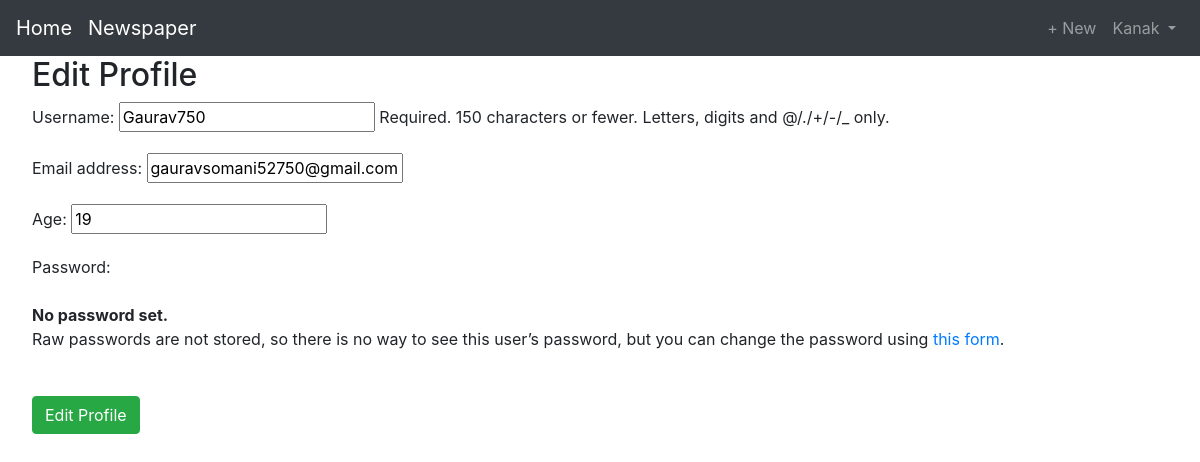
/accounts/edit_profile/1/ (signed in), run on the app's committed database.
### accounts/models.py (models this page shows)
class CustomUser(AbstractUser):
    age = models.PositiveIntegerField(null=True, blank=True)

### accounts/views.py (the view)
# urls.py: path('edit_profile/<int:pk>/', UpdateUserView.as_view(), name='edit_profile'),
class UpdateUserView(UpdateView):
    model = CustomUser
    form_class = CustomUserChangeForm
    template_name = 'registration/edit_profile.html'
    success_url = reverse_lazy('home')

### accounts/forms.py
class CustomUserChangeForm(UserChangeForm):
    class Meta:
        model = CustomUser
        fields = ('username', 'email', 'age',)

### templates/registration/edit_profile.html
{% extends 'base.html' %} {% block content %}
<h2>Edit Profile</h2>
<form action="" method="post">
  {% csrf_token %} {{form.as_p}}
  <br />
  <button style="margin-top: 5px" class="btn btn-success" type="submit">
    Edit Profile
  </button>
</form>
{% endblock content %}

### templates/base.html (shortened to what this page needs)
<!DOCTYPE html>
<html lang="en">
  <head>
    <link
      rel="stylesheet"
      href="https://cdn.jsdelivr.net/npm/bootstrap@4.5.3/dist/css/bootstrap.min.css"
    />
  </head>
  <body>
    <nav class="navbar navbar-expand-lg navbar-dark bg-dark">
      <a class="navbar-brand" href="{% url 'home' %}">Home</a>
      <a class="navbar-brand" href="{% url 'article_list' %}">Newspaper</a>
      <div class="collapse navbar-collapse" id="navbarSupportedContent">
        {% if user.is_authenticated %}
        <ul class="navbar-nav ml-auto">
          <li class="nav-item">
            <a class="nav-link" href="{% url 'article_new' %}">+ New </a>
          </li>
          <li class="nav-item">
            <a
              class="nav-link dropdown-toggle"
              href="#"
              id="navbarDropdown"
              role="button"
              data-toggle="dropdown"
              aria-haspopup="true"
              aria-expanded="false"
            >
              {{ user.username }}
            </a>
          </li>
        </ul>
        {% endif %}
      </div>
    </nav>
    <main>
      <div style="margin: 0 2rem">
        {% block content %}{% endblock content %}
      </div>
    </main>
  </body>
</html>

### data on the page
CustomUser: username "Kanak"
CustomUser: username "Gaurav750", email "gauravsomani52750@gmail.com", age "19"
